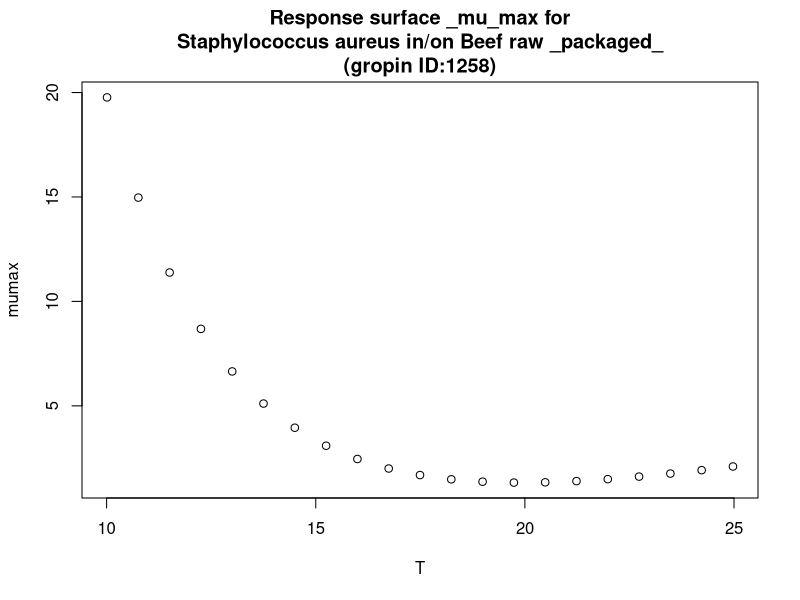

R code for this plot:
#############################
# start of Parameter script
#############################
T <- seq(10.01,24.975024975025,length.out=21)
#############################
# end of Parameter script
#############################
############################# 
# start of Model script Gropin ID 1258 
#############################
 
# constant coefficients for this model
 
variables <- data.frame(T)
argumentsPar <- unique.data.frame(expand.grid(variables))
 
# heart of the model
response_surface <- function(T) {
   mumax <-20.15-749.9/T+7468/T^2

	return(mumax=mumax)
} 

# output parameters
responseSurface <- cbind(argumentsPar,response_surface(argumentsPar['T']))
colnames(responseSurface) <- c(colnames(argumentsPar),'mumax')
#############################
# End of Model script
#############################
############################# 
# start of Visualisation script Gropin ID 1258 
#############################
titleText <-'Response surface _mu_max for
Staphylococcus aureus in/on Beef raw _packaged_
(gropin ID:1258)'
plot(T,responseSurface$'mumax',xlab='T',
                          ylab='mumax',main=titleText)
#############################
# End of Visualisation script
#############################
